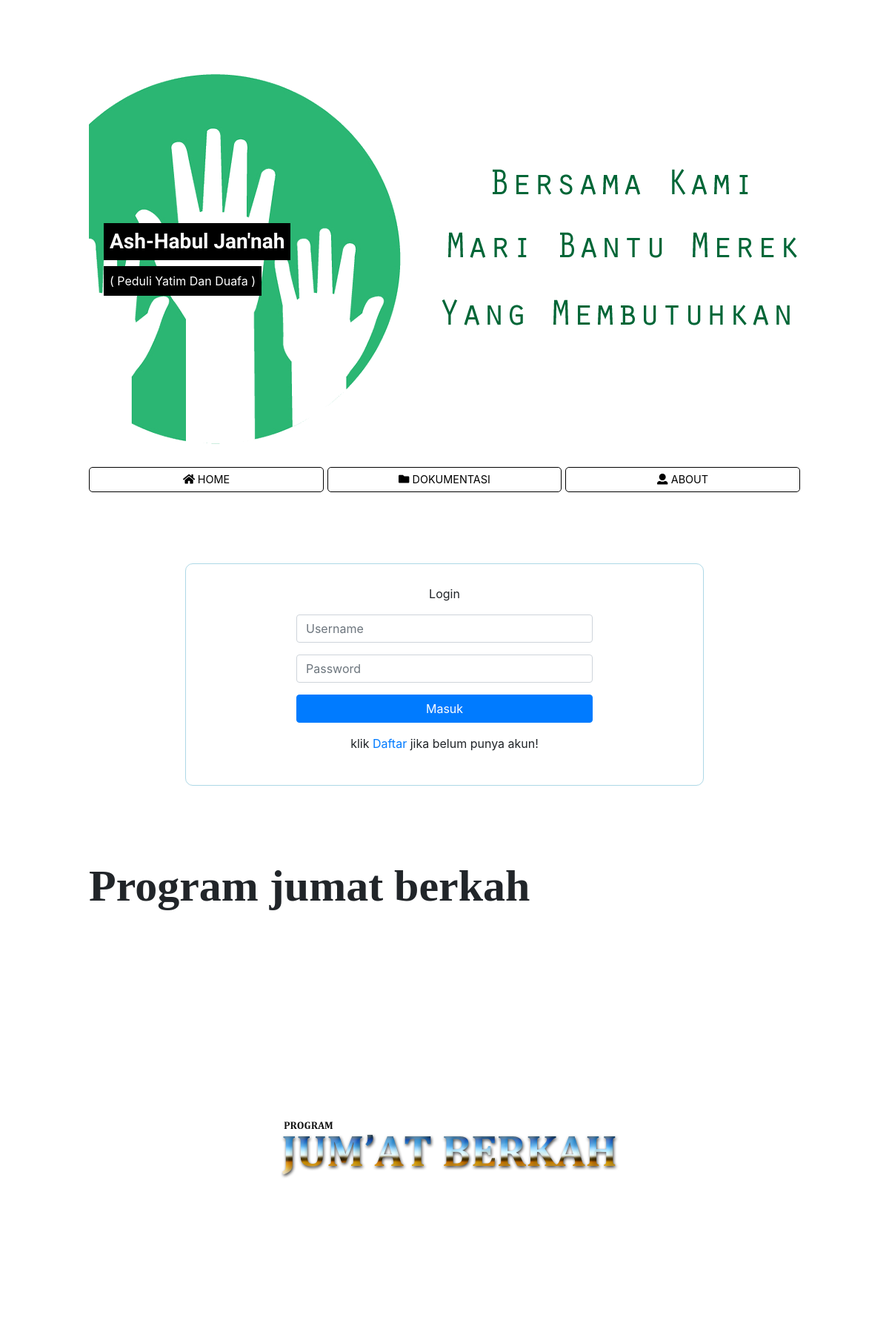
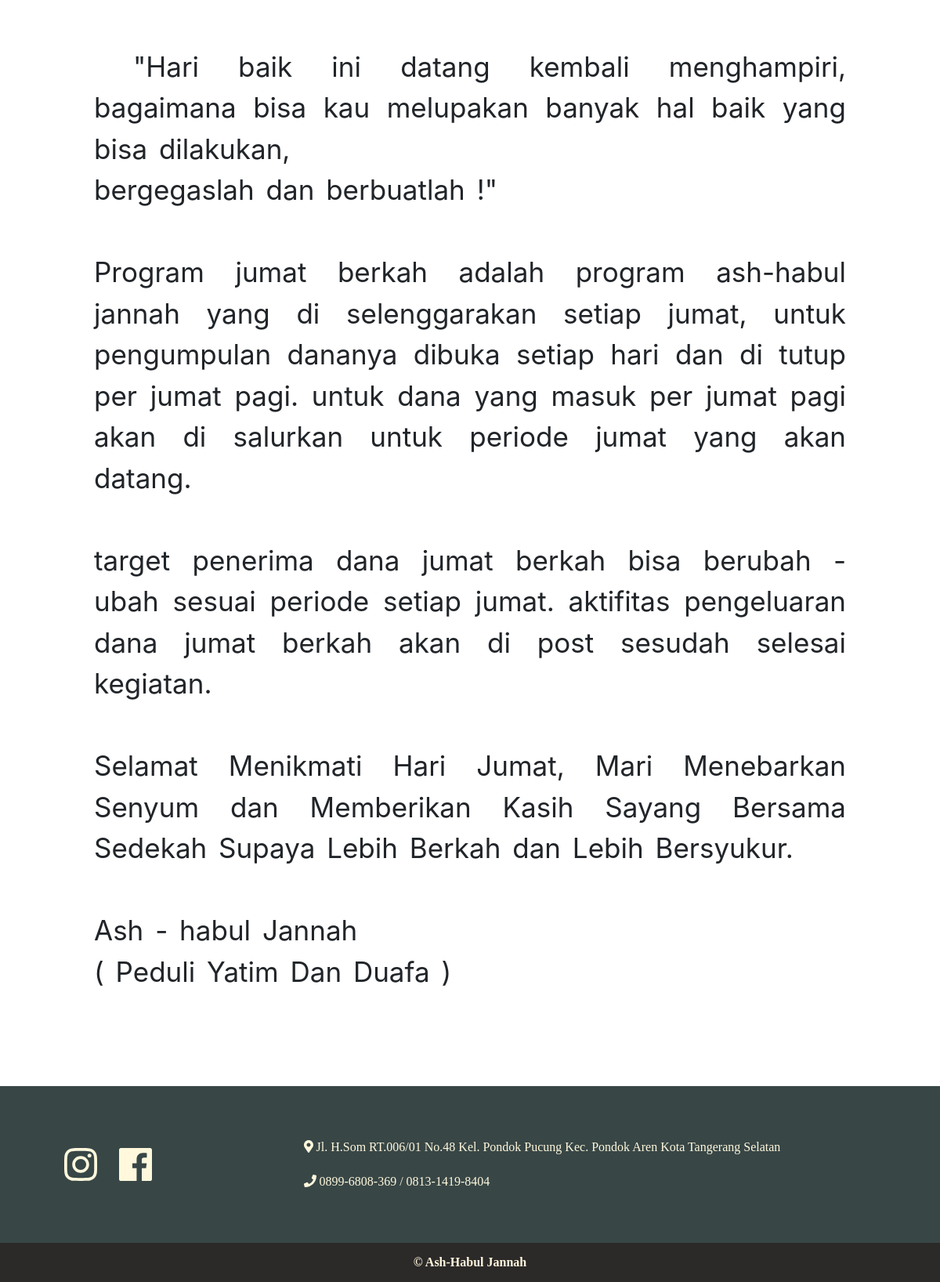
Page /home/detailProgram/4 on the committed database (2 pictures, top to bottom).
### tables this page shows
CREATE TABLE `program` (
  `kd_program` int(11) NOT NULL,
  `nama_program` varchar(50) NOT NULL,
  `deskripsi` text NOT NULL,
  `image_program` varchar(100) NOT NULL
);

### application/controllers/Home.php (called while the page is built, shortened)
<?php
    class Home extends CI_Controller{
        public function __construct()
        {
            $this->load->model('Registrasi_model');
            $this->load->model('Login_model');
            $this->load->model('Program_model');
            $this->load->model('Donasi_model');
        }
        public function detailProgram ($kd_program)
        {
            $data['judul'] = 'Detail Program';
            $data['program'] = $this->Program_model->byId($kd_program);
            $this->load->view('templates/header', $data);
            $this->load->view('home/programDetail');
            $this->load->view('templates/footer');
        }
    }
?>

### index.php (called while the page is built, shortened)
<?php
require_once BASEPATH.'core/CodeIgniter.php';

### application/models/Program_model.php (called while the page is built, shortened)
<?php
    class Program_model extends CI_Model{
        public function byId($kd_program)
        {
            $this->db->from('program');
            $this->db->where('kd_program', $kd_program);
            return $query = $this->db->get()->result_array();
        }
    }
?>

### application/views/home/programDetail.php (the view, shortened to what this page needs)
<div class="content">
    <div class="login">
        <div class="loginitem">
            <form action="<?= base_url('home/validasilogin'); ?>" method="POST">
                <div class="form-group">
                    <center>Login</center>
                </div>
                <div class="form-group">
                    <input type="text" class="form-control" name="username" placeholder="Username">
                </div>
                <div class="form-group">
                    <input type="password" class="form-control" name="password" placeholder="Password">
                </div>
                <div class="form-group">
                    <button type="submit" class="btn btn-primary btn-block">Masuk</button>
                </div>
                <div class="form-group">
                    <center>klik <a href="" data-toggle="modal" data-target="#formModaldaftar">Daftar</a> jika belum punya akun!</center>
                </div>
            </form>
        </div>
    </div>
    <div class="content2">
        <?php foreach ($program as $item) : ?>
            <div class="detailProgram">
                <div class="headProgram">
                    <img class="imgProgram" src="<?= base_url() ?>/images/<?= $item['image_program'] ?>">
                </div>
                <div class="namaProgram">
                    <?= $item['nama_program'] ?>
                </div>
                <div class="deskripsiProgram">
                    <?= $item['deskripsi'] ?>
                </div>
            </div>
        <?php endforeach; ?>
    </div>
</div>

### assets/css/aj.css (style rules this page uses)
* { margin: 0; padding: 0; }
.login { display: grid; grid-template-columns: repeat(auto-fit, minmax(200px, 700px)); place-content: center; margin-top: 40px; min-height: 300px; margin-bottom: 40px; }
.loginitem { display: grid; place-content:center; grid-template-columns: repeat(auto-fit, minmax(100px, 400px)); min-height: 300px; border: 1px solid lightblue; border-radius: 10px; }
.content { display: grid; grid-template-columns: 1fr; gap: 50px; margin-top: 20px; }
.detailProgram { display: grid; grid-template-areas: 'namaProgram' 'headProgram' 'deskripsiProgram' 'dock'; gap: 20px; }
.headProgram { display: grid; grid-area: headProgram; place-content: center; margin-bottom: 40px; }
.imgProgram { width: 100%; height: 500px; }
.namaProgram { display: grid; grid-area: namaProgram; place-content:center start; font-size: 60px; font-weight: 700; font-family: Georgia, 'Times New Roman', Times, serif; margin-bottom: 40px; }
.deskripsiProgram { display: grid; grid-area: deskripsiProgram; grid-template-columns: repeat(auto-fit, minmax(400px, 1fr)); place-content: center start; font-size: 35px; text-align: justify; word-spacing: 5px; text-indent: 50px; white-space: pre-line; }
.content2 { display: grid; }

### rows in the picture
program: image_program (picture), nama_program "Program jumat berkah", deskripsi "\"Hari baik ini datang kembali menghampiri, bagaimana bisa kau melupakan banyak hal baik yang bisa dilakukan, bergegaslah dan berbuatlah !\" Program jumat berkah adalah program ash-habul jannah yang di selenggarakan setiap jumat, untuk pengumpulan dananya dibuka setiap hari dan di tutup per jumat pagi. untuk dana yang masuk per jumat pagi akan di salurkan untuk periode jumat yang akan datang. target penerima dana jumat berkah bisa berubah - ubah sesuai periode setiap jumat. aktifitas pengeluaran dana jumat berkah akan di post sesudah selesai kegiatan. Selamat Menikmati Hari Jumat, Mari Menebarkan Senyum dan Memberikan Kasih Sayang Bersama Sedekah Supaya Lebih Berkah dan Lebih Bersyukur. Ash -…"
